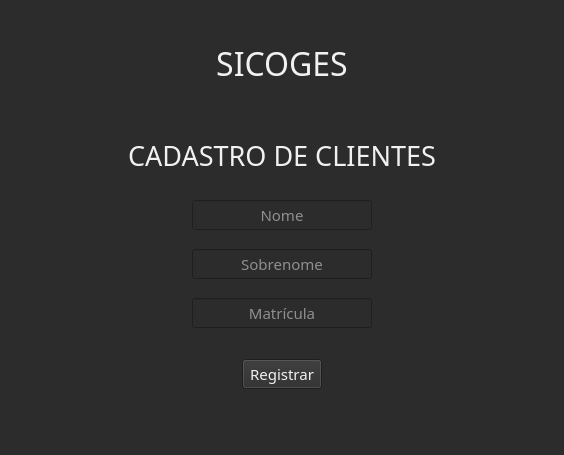
<?xml version="1.0" encoding="UTF-8"?>
<ui version="4.0">
 <class>Widget</class>
 <widget class="QWidget" name="Widget">
  <property name="geometry">
   <rect>
    <x>0</x>
    <y>0</y>
    <width>564</width>
    <height>455</height>
   </rect>
  </property>
  <property name="sizePolicy">
   <sizepolicy hsizetype="Fixed" vsizetype="Fixed">
    <horstretch>0</horstretch>
    <verstretch>0</verstretch>
   </sizepolicy>
  </property>
  <property name="minimumSize">
   <size>
    <width>564</width>
    <height>455</height>
   </size>
  </property>
  <property name="maximumSize">
   <size>
    <width>564</width>
    <height>455</height>
   </size>
  </property>
  <property name="font">
   <font>
    <family>Versa Versa</family>
    <pointsize>11</pointsize>
   </font>
  </property>
  <property name="windowTitle">
   <string>Cadastro de clientes</string>
  </property>
  <property name="styleSheet">
   <string notr="true">background-color:rgb(44, 44, 44);
color:rgb(241, 241, 241);</string>
  </property>
  <layout class="QVBoxLayout" name="vertical_layout_customer_cadastre">
   <item>
    <spacer name="verticalSpacer_1">
     <property name="orientation">
      <enum>Qt::Vertical</enum>
     </property>
     <property name="sizeType">
      <enum>QSizePolicy::Fixed</enum>
     </property>
     <property name="sizeHint" stdset="0">
      <size>
       <width>70</width>
       <height>25</height>
      </size>
     </property>
    </spacer>
   </item>
   <item>
    <layout class="QHBoxLayout" name="horizontal_layout_sigoges">
     <property name="spacing">
      <number>5</number>
     </property>
     <property name="topMargin">
      <number>0</number>
     </property>
     <item>
      <spacer name="horizontal_spacer_sigoges_1">
       <property name="orientation">
        <enum>Qt::Horizontal</enum>
       </property>
       <property name="sizeHint" stdset="0">
        <size>
         <width>40</width>
         <height>20</height>
        </size>
       </property>
      </spacer>
     </item>
     <item>
      <widget class="QLabel" name="label_sigoges">
       <property name="sizePolicy">
        <sizepolicy hsizetype="Expanding" vsizetype="Expanding">
         <horstretch>0</horstretch>
         <verstretch>0</verstretch>
        </sizepolicy>
       </property>
       <property name="font">
        <font>
         <family>8514oem</family>
         <pointsize>24</pointsize>
        </font>
       </property>
       <property name="text">
        <string>SICOGES</string>
       </property>
       <property name="alignment">
        <set>Qt::AlignCenter</set>
       </property>
      </widget>
     </item>
     <item>
      <spacer name="horizontal_spacer_sigoges_2">
       <property name="orientation">
        <enum>Qt::Horizontal</enum>
       </property>
       <property name="sizeHint" stdset="0">
        <size>
         <width>40</width>
         <height>20</height>
        </size>
       </property>
      </spacer>
     </item>
    </layout>
   </item>
   <item>
    <spacer name="verticalSpacer_2">
     <property name="orientation">
      <enum>Qt::Vertical</enum>
     </property>
     <property name="sizeType">
      <enum>QSizePolicy::Fixed</enum>
     </property>
     <property name="sizeHint" stdset="0">
      <size>
       <width>30</width>
       <height>40</height>
      </size>
     </property>
    </spacer>
   </item>
   <item>
    <layout class="QHBoxLayout" name="horizontal_llayout_customer_cadastre">
     <item>
      <spacer name="horizontal_spacer_customer_cadastre_1">
       <property name="orientation">
        <enum>Qt::Horizontal</enum>
       </property>
       <property name="sizeHint" stdset="0">
        <size>
         <width>40</width>
         <height>20</height>
        </size>
       </property>
      </spacer>
     </item>
     <item>
      <widget class="QLabel" name="label_customer_cadastre">
       <property name="sizePolicy">
        <sizepolicy hsizetype="Expanding" vsizetype="Preferred">
         <horstretch>0</horstretch>
         <verstretch>0</verstretch>
        </sizepolicy>
       </property>
       <property name="font">
        <font>
         <family>Versa Versa</family>
         <pointsize>20</pointsize>
        </font>
       </property>
       <property name="text">
        <string>CADASTRO DE CLIENTES</string>
       </property>
       <property name="alignment">
        <set>Qt::AlignCenter</set>
       </property>
      </widget>
     </item>
     <item>
      <spacer name="horizontal_spacer_customer_cadastre_2">
       <property name="orientation">
        <enum>Qt::Horizontal</enum>
       </property>
       <property name="sizeHint" stdset="0">
        <size>
         <width>40</width>
         <height>20</height>
        </size>
       </property>
      </spacer>
     </item>
    </layout>
   </item>
   <item>
    <spacer name="verticalSpacer_3">
     <property name="orientation">
      <enum>Qt::Vertical</enum>
     </property>
     <property name="sizeType">
      <enum>QSizePolicy::Fixed</enum>
     </property>
     <property name="sizeHint" stdset="0">
      <size>
       <width>13</width>
       <height>20</height>
      </size>
     </property>
    </spacer>
   </item>
   <item>
    <layout class="QHBoxLayout" name="horizontal_layout_nome_cliente">
     <item>
      <spacer name="horizontal_spacer_nome_cliente_1">
       <property name="orientation">
        <enum>Qt::Horizontal</enum>
       </property>
       <property name="sizeHint" stdset="0">
        <size>
         <width>40</width>
         <height>20</height>
        </size>
       </property>
      </spacer>
     </item>
     <item>
      <widget class="QLineEdit" name="line_edit_nome_cliente">
       <property name="font">
        <font>
         <family>Versa Versa</family>
         <pointsize>11</pointsize>
        </font>
       </property>
       <property name="inputMethodHints">
        <set>Qt::ImhNoEditMenu</set>
       </property>
       <property name="inputMask">
        <string/>
       </property>
       <property name="text">
        <string/>
       </property>
       <property name="frame">
        <bool>true</bool>
       </property>
       <property name="alignment">
        <set>Qt::AlignCenter</set>
       </property>
       <property name="dragEnabled">
        <bool>false</bool>
       </property>
       <property name="readOnly">
        <bool>false</bool>
       </property>
       <property name="placeholderText">
        <string>Nome</string>
       </property>
       <property name="clearButtonEnabled">
        <bool>false</bool>
       </property>
      </widget>
     </item>
     <item>
      <spacer name="horizontal_spacer_nome_cliente_2">
       <property name="orientation">
        <enum>Qt::Horizontal</enum>
       </property>
       <property name="sizeHint" stdset="0">
        <size>
         <width>40</width>
         <height>20</height>
        </size>
       </property>
      </spacer>
     </item>
    </layout>
   </item>
   <item>
    <spacer name="verticalSpacer_4">
     <property name="orientation">
      <enum>Qt::Vertical</enum>
     </property>
     <property name="sizeType">
      <enum>QSizePolicy::Fixed</enum>
     </property>
     <property name="sizeHint" stdset="0">
      <size>
       <width>20</width>
       <height>13</height>
      </size>
     </property>
    </spacer>
   </item>
   <item>
    <layout class="QHBoxLayout" name="horizontal_layout_sobrenome_cliente">
     <item>
      <spacer name="horizontal_spacer_sobrenome_clienten_1">
       <property name="orientation">
        <enum>Qt::Horizontal</enum>
       </property>
       <property name="sizeHint" stdset="0">
        <size>
         <width>40</width>
         <height>20</height>
        </size>
       </property>
      </spacer>
     </item>
     <item>
      <widget class="QLineEdit" name="line_edit_sobrenome_cliente">
       <property name="font">
        <font>
         <family>Versa Versa</family>
         <pointsize>11</pointsize>
        </font>
       </property>
       <property name="text">
        <string/>
       </property>
       <property name="echoMode">
        <enum>QLineEdit::Normal</enum>
       </property>
       <property name="alignment">
        <set>Qt::AlignCenter</set>
       </property>
       <property name="placeholderText">
        <string>Sobrenome</string>
       </property>
      </widget>
     </item>
     <item>
      <spacer name="horizontal_spacer_sobrenome_cliente_2">
       <property name="orientation">
        <enum>Qt::Horizontal</enum>
       </property>
       <property name="sizeHint" stdset="0">
        <size>
         <width>40</width>
         <height>20</height>
        </size>
       </property>
      </spacer>
     </item>
    </layout>
   </item>
   <item>
    <spacer name="verticalSpacer_5">
     <property name="orientation">
      <enum>Qt::Vertical</enum>
     </property>
     <property name="sizeType">
      <enum>QSizePolicy::Fixed</enum>
     </property>
     <property name="sizeHint" stdset="0">
      <size>
       <width>13</width>
       <height>13</height>
      </size>
     </property>
    </spacer>
   </item>
   <item>
    <layout class="QHBoxLayout" name="horizontal_layout_matricula_cliente">
     <item>
      <spacer name="horizontal_spacer_matricula_cliente_1">
       <property name="orientation">
        <enum>Qt::Horizontal</enum>
       </property>
       <property name="sizeHint" stdset="0">
        <size>
         <width>40</width>
         <height>20</height>
        </size>
       </property>
      </spacer>
     </item>
     <item>
      <widget class="QLineEdit" name="line_edit_matricula_cliente">
       <property name="font">
        <font>
         <family>Versa Versa</family>
         <pointsize>11</pointsize>
        </font>
       </property>
       <property name="inputMethodHints">
        <set>Qt::ImhNone</set>
       </property>
       <property name="text">
        <string/>
       </property>
       <property name="alignment">
        <set>Qt::AlignCenter</set>
       </property>
       <property name="placeholderText">
        <string>Matrícula</string>
       </property>
      </widget>
     </item>
     <item>
      <spacer name="horizontal_spacer_matricula_cliente_2">
       <property name="orientation">
        <enum>Qt::Horizontal</enum>
       </property>
       <property name="sizeHint" stdset="0">
        <size>
         <width>40</width>
         <height>20</height>
        </size>
       </property>
      </spacer>
     </item>
    </layout>
   </item>
   <item>
    <spacer name="verticalSpacer_6">
     <property name="orientation">
      <enum>Qt::Vertical</enum>
     </property>
     <property name="sizeType">
      <enum>QSizePolicy::Fixed</enum>
     </property>
     <property name="sizeHint" stdset="0">
      <size>
       <width>20</width>
       <height>25</height>
      </size>
     </property>
    </spacer>
   </item>
   <item>
    <layout class="QHBoxLayout" name="horizontal_layout_register">
     <item>
      <spacer name="horizontal_spacer_register_1">
       <property name="orientation">
        <enum>Qt::Horizontal</enum>
       </property>
       <property name="sizeHint" stdset="0">
        <size>
         <width>40</width>
         <height>20</height>
        </size>
       </property>
      </spacer>
     </item>
     <item>
      <widget class="QPushButton" name="push_button_register">
       <property name="sizePolicy">
        <sizepolicy hsizetype="Fixed" vsizetype="Fixed">
         <horstretch>0</horstretch>
         <verstretch>0</verstretch>
        </sizepolicy>
       </property>
       <property name="font">
        <font>
         <family>Versa Versa</family>
         <pointsize>11</pointsize>
        </font>
       </property>
       <property name="text">
        <string>Registrar</string>
       </property>
      </widget>
     </item>
     <item>
      <spacer name="horizontal_spacer_register_2">
       <property name="orientation">
        <enum>Qt::Horizontal</enum>
       </property>
       <property name="sizeHint" stdset="0">
        <size>
         <width>40</width>
         <height>20</height>
        </size>
       </property>
      </spacer>
     </item>
    </layout>
   </item>
   <item>
    <spacer name="verticalSpacer_7">
     <property name="orientation">
      <enum>Qt::Vertical</enum>
     </property>
     <property name="sizeType">
      <enum>QSizePolicy::MinimumExpanding</enum>
     </property>
     <property name="sizeHint" stdset="0">
      <size>
       <width>20</width>
       <height>40</height>
      </size>
     </property>
    </spacer>
   </item>
  </layout>
 </widget>
 <resources/>
 <connections/>
</ui>
